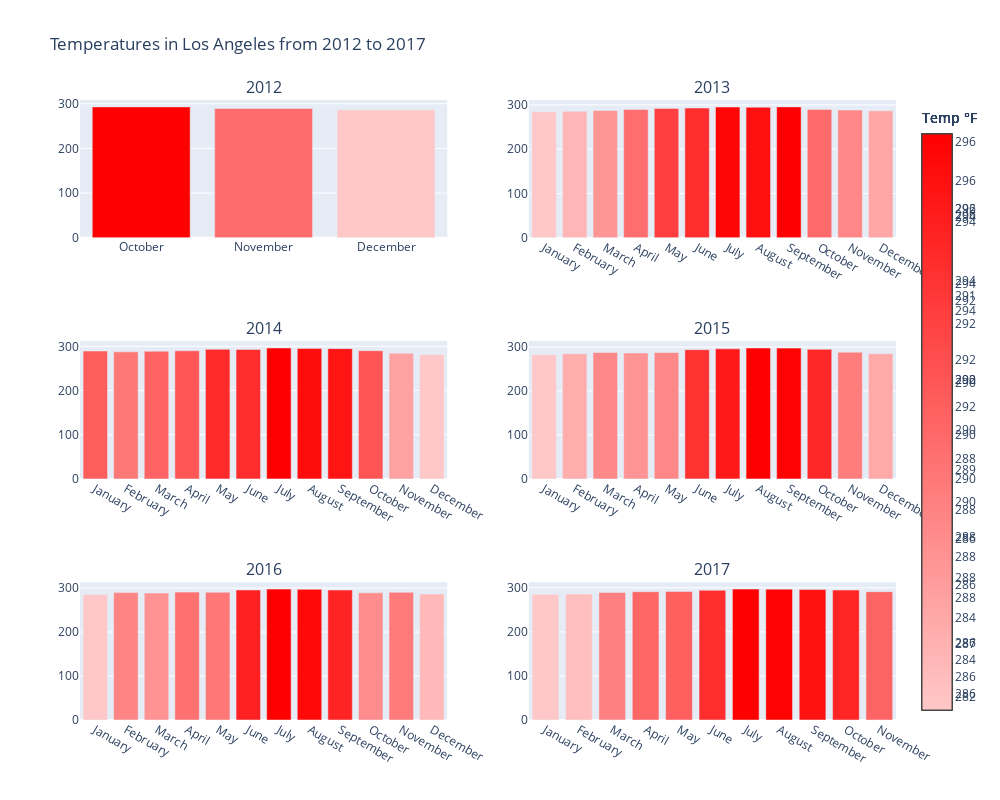

Write notebook code for a chart like this one.
### Code cell
#creacion de un subplot de 2 filas 3 columnas para mostras las fraficas de todos los años
fig = make_subplots(rows=3, cols=2, subplot_titles=('2012', '2013', '2014', '2015', '2016', '2017'))
fig.add_trace(graphic(dataframes['temperature_WH'],2012,'Los Angeles'), row=1, col=1)
fig.add_trace(graphic(dataframes['temperature_WH'],2013,'Los Angeles'), row=1, col=2)
fig.add_trace(graphic(dataframes['temperature_WH'],2014,'Los Angeles'), row=2, col=1)
fig.add_trace(graphic(dataframes['temperature_WH'],2015,'Los Angeles'), row=2, col=2)
fig.add_trace(graphic(dataframes['temperature_WH'],2016,'Los Angeles'), row=3, col=1)
fig.add_trace(graphic(dataframes['temperature_WH'],2017,'Los Angeles'), row=3, col=2)

fig.update_layout(
    height=800, width=1000,
    title_text="Temperatures in Los Angeles from 2012 to 2017",
    showlegend=False
)

fig.show()

### Figure 1 — Plotly figure (JSON) as saved in the notebook; plotly's stock layout.template omitted (floating-point values rounded to 4 significant figures)
{"data": [{"marker": {"color": [292.9, 289.3, 286.2], "colorbar": {"title": {"text": "Temp °F"}}, "colorscale": [[0, "rgb(255,200,200)"], [1, "rgb(255,0,0)"]]}, "name": "Temperature 2012", "type": "bar", "x": ["October", "November", "December"], "xaxis": "x", "y": [292.9, 289.3, 286.2], "yaxis": "y"}, {"marker": {"color": [284.7, 285.7, 287.4, 289.6, 292.2, 293.1, 295.2, 294.7, 295.6, 289.8, 288.3, 286.6], "colorbar": {"title": {"text": "Temp °F"}}, "colorscale": [[0, "rgb(255,200,200)"], [1, "rgb(255,0,0)"]]}, "name": "Temperature 2013", "type": "bar", "x": ["January", "February", "March", "April", "May", "June", "July", "August", "September", "October", "November", "December"], "xaxis": "x2", "y": [284.7, 285.7, 287.4, 289.6, 292.2, 293.1, 295.2, 294.7, 295.6, 289.8, 288.3, 286.6], "yaxis": "y2"}, {"marker": {"color": [289.4, 287.5, 289.0, 289.9, 293.2, 293.0, 296.2, 295.3, 294.8, 290.1, 284.5, 281.7], "colorbar": {"title": {"text": "Temp °F"}}, "colorscale": [[0, "rgb(255,200,200)"], [1, "rgb(255,0,0)"]]}, "name": "Temperature 2014", "type": "bar", "x": ["January", "February", "March", "April", "May", "June", "July", "August", "September", "October", "November", "December"], "xaxis": "x3", "y": [289.4, 287.5, 289.0, 289.9, 293.2, 293.0, 296.2, 295.3, 294.8, 290.1, 284.5, 281.7], "yaxis": "y3"}, {"marker": {"color": [282.7, 284.7, 287.6, 286.7, 287.7, 294.1, 296.0, 298.0, 297.7, 294.9, 288.4, 285.1], "colorbar": {"title": {"text": "Temp °F"}}, "colorscale": [[0, "rgb(255,200,200)"], [1, "rgb(255,0,0)"]]}, "name": "Temperature 2015", "type": "bar", "x": ["January", "February", "March", "April", "May", "June", "July", "August", "September", "October", "November", "December"], "xaxis": "x4", "y": [282.7, 284.7, 287.6, 286.7, 287.7, 294.1, 296.0, 298.0, 297.7, 294.9, 288.4, 285.1], "yaxis": "y4"}, {"marker": {"color": [285.7, 289.7, 288.8, 290.9, 290.5, 295.7, 297.7, 297.1, 295.5, 289.3, 290.3, 286.5], "colorbar": {"title": {"text": "Temp °F"}}, "colorscale": [[0, "rgb(255,200,200)"], [1, "rgb(255,0,0)"]]}, "name": "Temperature 2016", "type": "bar", "x": ["January", "February", "March", "April", "May", "June", "July", "August", "September", "October", "November", "December"], "xaxis": "x5", "y": [285.7, 289.7, 288.8, 290.9, 290.5, 295.7, 297.7, 297.1, 295.5, 289.3, 290.3, 286.5], "yaxis": "y5"}, {"marker": {"color": [285.3, 285.9, 289.5, 291.0, 291.4, 294.3, 297.0, 296.8, 295.9, 294.8, 291.2], "colorbar": {"title": {"text": "Temp °F"}}, "colorscale": [[0, "rgb(255,200,200)"], [1, "rgb(255,0,0)"]]}, "name": "Temperature 2017", "type": "bar", "x": ["January", "February", "March", "April", "May", "June", "July", "August", "September", "October", "November"], "xaxis": "x6", "y": [285.3, 285.9, 289.5, 291.0, 291.4, 294.3, 297.0, 296.8, 295.9, 294.8, 291.2], "yaxis": "y6"}], "layout": {"annotations": [{"font": {"size": 16}, "showarrow": false, "text": "2012", "x": 0.225, "xanchor": "center", "xref": "paper", "y": 1, "yanchor": "bottom", "yref": "paper"}, {"font": {"size": 16}, "showarrow": false, "text": "2013", "x": 0.775, "xanchor": "center", "xref": "paper", "y": 1, "yanchor": "bottom", "yref": "paper"}, {"font": {"size": 16}, "showarrow": false, "text": "2014", "x": 0.225, "xanchor": "center", "xref": "paper", "y": 0.6111, "yanchor": "bottom", "yref": "paper"}, {"font": {"size": 16}, "showarrow": false, "text": "2015", "x": 0.775, "xanchor": "center", "xref": "paper", "y": 0.6111, "yanchor": "bottom", "yref": "paper"}, {"font": {"size": 16}, "showarrow": false, "text": "2016", "x": 0.225, "xanchor": "center", "xref": "paper", "y": 0.2222, "yanchor": "bottom", "yref": "paper"}, {"font": {"size": 16}, "showarrow": false, "text": "2017", "x": 0.775, "xanchor": "center", "xref": "paper", "y": 0.2222, "yanchor": "bottom", "yref": "paper"}], "height": 800, "showlegend": false, "title": {"text": "Temperatures in Los Angeles from 2012 to 2017"}, "width": 1000, "xaxis": {"anchor": "y", "domain": [0, 0.45]}, "xaxis2": {"anchor": "y2", "domain": [0.55, 1]}, "xaxis3": {"anchor": "y3", "domain": [0, 0.45]}, "xaxis4": {"anchor": "y4", "domain": [0.55, 1]}, "xaxis5": {"anchor": "y5", "domain": [0, 0.45]}, "xaxis6": {"anchor": "y6", "domain": [0.55, 1]}, "yaxis": {"anchor": "x", "domain": [0.7778, 1]}, "yaxis2": {"anchor": "x2", "domain": [0.7778, 1]}, "yaxis3": {"anchor": "x3", "domain": [0.3889, 0.6111]}, "yaxis4": {"anchor": "x4", "domain": [0.3889, 0.6111]}, "yaxis5": {"anchor": "x5", "domain": [0, 0.2222]}, "yaxis6": {"anchor": "x6", "domain": [0, 0.2222]}}}
